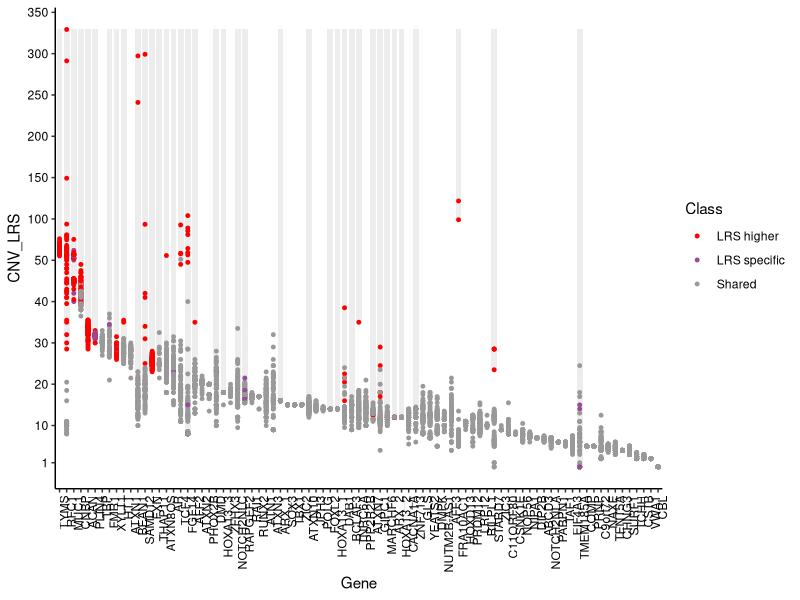

Here is the R script that generated this plot:
#==============================================#
# Extended Fig.1 #
#==============================================#

setwd("/media/london_A/mengxin/GTOP_code/extend/extend_145/input")
library(data.table)
library(ggplot2)
library(stringi)
library(stringr)
library(dplyr)
library(ggsci)
library(tidyverse)
library(ggpubr)
library(magrittr)

# Extended.Fig.1a: variant number and length ----------------------------------------
dat <- fread("ExtendFig1a.PathogenicTR.txt")
gene_order <- dat %>%
  group_by(gene) %>%summarise(mean_CNV = mean(CNV_LRS, na.rm = TRUE), .groups = "drop") %>%
  arrange(desc(mean_CNV)) %>%pull(gene)

dat <- dat %>%mutate(gene = factor(gene, levels = gene_order))

shared_bg <- dat %>%
  filter(class == "Shared") %>%
  group_by(gene) %>%
  summarise(xmin = 0, xmax = max(CNV_LRS), .groups = "drop") %>%
  mutate(gene = factor(gene, levels = gene_order))

max_CNV <- max(dat$CNV_LRS, na.rm = TRUE)

lrs_bg <- dat %>%
  filter(class != "Shared") %>%
  group_by(gene) %>%
  summarise(xmin = min(CNV_LRS), xmax = max_CNV, .groups = "drop") %>%
  mutate(gene = factor(gene, levels = gene_order))

map_CNV <- function(x) ifelse(x <= 50, x, 50 + (x - 50) / 10)

dat <- dat %>%mutate(CNV_plot = map_CNV(CNV_LRS))

shared_bg <- shared_bg %>%mutate(xmin_plot = map_CNV(xmin), xmax_plot = map_CNV(xmax))

lrs_bg <- lrs_bg %>%mutate(xmin_plot = map_CNV(xmin), xmax_plot = map_CNV(xmax))

breaks1 <- c(1,10,20,30,40,50)
labels1 <- as.character(breaks1)

max_val <- ceiling(max(dat$CNV_LRS, na.rm = TRUE) / 50) * 50
breaks2_orig <- seq(100, max_val, by = 50)
breaks2_mapped <- 50 + (breaks2_orig - 50) / 5
labels2 <- as.character(breaks2_orig)

breaks_all <- c(breaks1, breaks2_mapped)
labels_all <- c(labels1, labels2)
dat$class <- factor(dat$class, levels = c("LRS higher", "LRS specific", "Shared"))
p1 <- ggplot() +
  geom_rect(data = lrs_bg,
            aes( xmin = xmin_plot,xmax = xmax_plot,
                 ymin = as.numeric(gene) - 0.4,ymax = as.numeric(gene) + 0.4),
            fill = "grey90",alpha = 0.7) +
  geom_point(data = dat,aes(x = CNV_plot, y = gene, color = class),size = 1) +
  scale_color_manual(
    values = c("LRS specific" = "#994999",
               "LRS higher" = "red",
               "Shared" = "grey60")) +
  scale_x_continuous(breaks = breaks_all, labels = labels_all) +
  theme_classic() +
  theme(axis.text = element_text(color = "black"),axis.text.x = element_text(angle = 90, hjust = 1)) +
  labs(x = "CNV_LRS", y = "Gene", color = "Class") +
  coord_flip()
p1
